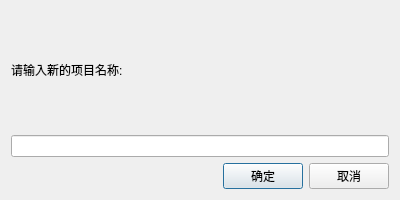
<?xml version="1.0" encoding="UTF-8"?>
<ui version="4.0">
 <class>RenameDialog</class>
 <widget class="QDialog" name="RenameDialog">
  <property name="geometry">
   <rect>
    <x>0</x>
    <y>0</y>
    <width>400</width>
    <height>200</height>
   </rect>
  </property>
  <property name="windowTitle">
   <string>重命名项目</string>
  </property>
  <layout class="QVBoxLayout" name="verticalLayout">
   <item>
    <widget class="QLabel" name="label">
     <property name="text">
      <string>请输入新的项目名称:</string>
     </property>
    </widget>
   </item>
   <item>
    <widget class="QLineEdit" name="newNameLineEdit"/>
   </item>
   <item>
    <layout class="QHBoxLayout" name="horizontalLayout">
     <item>
      <spacer name="horizontalSpacer">
       <property name="orientation">
        <enum>Qt::Horizontal</enum>
       </property>
       <property name="sizeHint" stdset="0">
        <size>
         <width>40</width>
         <height>20</height>
        </size>
       </property>
      </spacer>
     </item>
     <item>
      <widget class="QPushButton" name="okButton">
       <property name="text">
        <string>确定</string>
       </property>
      </widget>
     </item>
     <item>
      <widget class="QPushButton" name="cancelButton">
       <property name="text">
        <string>取消</string>
       </property>
      </widget>
     </item>
    </layout>
   </item>
  </layout>
 </widget>
 <resources/>
 <connections/>
</ui>
